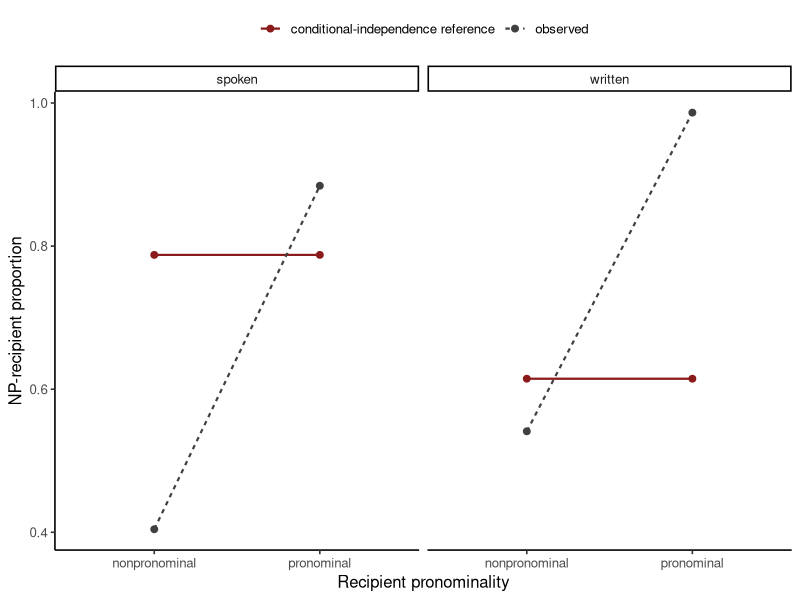

This figure's R source:
## ---- chunk 1
#| label: dative-conditional-independence
library(ggplot2)

dative <- read.csv(
  "data/english-dative/dative-alternation.csv",
  stringsAsFactors = FALSE,
  na.strings = c("", "NA")
)

cells <- do.call(rbind, lapply(split(dative, dative$modality), function(z) {
  observed <- table(z$recipient_pronominality, z$recipient_realization)
  expected <- outer(rowSums(observed), colSums(observed)) / sum(observed)
  out <- expand.grid(
    pronominality = rownames(observed),
    realization = colnames(observed),
    stringsAsFactors = FALSE
  )
  out$observed <- as.numeric(observed)
  out$expected <- as.numeric(expected)
  out$modality <- z$modality[1]
  out$pearson_contribution <- (out$observed - out$expected)^2 / out$expected
  out
}))

dative$is_np <- as.integer(dative$recipient_realization == "NP")
observed_np <- aggregate(is_np ~ modality + recipient_pronominality,
                         data = dative, FUN = mean)
modality_np <- aggregate(is_np ~ modality, data = dative, FUN = mean)
names(modality_np)[2] <- "expected_np_if_independent"
conditional_plot <- merge(observed_np, modality_np, by = "modality")
names(conditional_plot)[3] <- "observed_np"

discrepancy <- aggregate(pearson_contribution ~ modality, data = cells, FUN = sum)

stopifnot(
  all(cells$expected > 0),
  all(abs(aggregate(observed ~ modality, cells, sum)$observed -
          aggregate(expected ~ modality, cells, sum)$expected) < 1e-10)
)

cells
discrepancy
## ---- chunk 2
#| label: plot-dative-conditional-independence
#| fig-cap: "Observed NP-recipient proportions and the proportions predicted by conditional independence within modality."
plot_long <- rbind(
  data.frame(modality = conditional_plot$modality,
             pronominality = conditional_plot$recipient_pronominality,
             probability = conditional_plot$observed_np,
             source = "observed"),
  data.frame(modality = conditional_plot$modality,
             pronominality = conditional_plot$recipient_pronominality,
             probability = conditional_plot$expected_np_if_independent,
             source = "conditional-independence reference")
)

ggplot(plot_long, aes(pronominality, probability, group = source,
                      color = source, linetype = source)) +
  geom_line(linewidth = 0.75) +
  geom_point(size = 2) +
  facet_wrap(~modality) +
  scale_color_manual(values = c("observed" = "grey25",
                                "conditional-independence reference" = "#8B1A1A")) +
  labs(x = "Recipient pronominality", y = "NP-recipient proportion",
       color = NULL, linetype = NULL) +
  theme_classic(base_size = 12) +
  theme(legend.position = "top")
